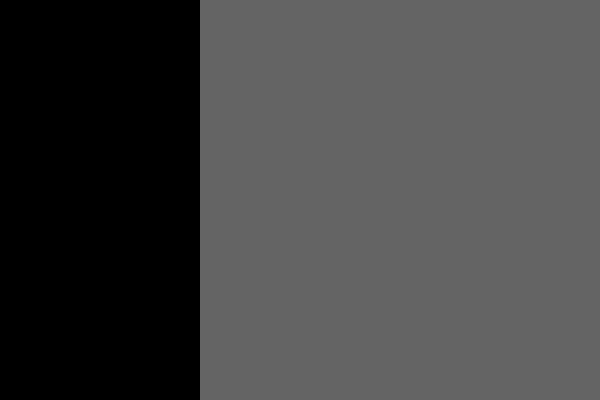
Frame 1 (no input)
Frame 60 (the mouse pressed at the canvas centre just before this capture): identical to frame 1, image omitted
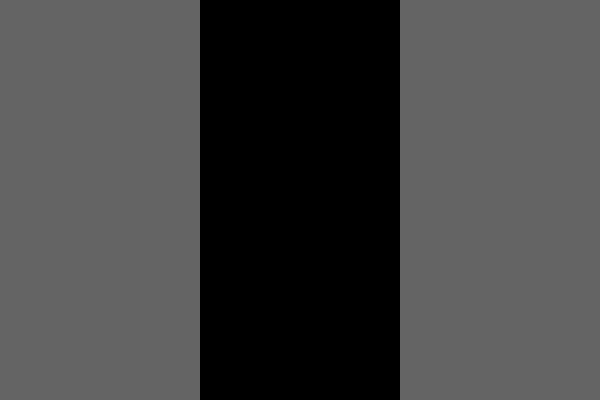
Frame 120 (the mouse held since frame 60 and released just before this capture)

The Processing sketch that drew these frames (run headless with seeded random() and noise(); from frame 60 on, the mouse is pressed at the canvas centre):

// Processing sketch: terzo
// ── terzo.pde
// terzo.pde

// colora un terzo dello schermo in base alla posizione del cursore

int posX = 0;

void setup() {
  size(600, 400);
  noStroke();
  fill(0);
}

void draw() {
  background(100);
  
  if (mouseX < width/3) posX = 0;
  else if (mouseX < width*2/3) posX = 200;
  else posX = 400;
  
  rect(posX, 0, width/3, 400);
}
